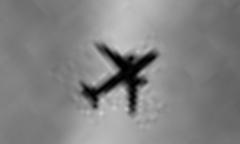
#> input picture RegistImage/plane1.jpg, 240 x 144 px
$ python Strigst.py
#> lines starting #> are read from the running program, lines starting #| are printed output that depends on the picture
'''a=1
while a<10:
    if a%2==0:
         if a*2%2==0:

            print("abc")
         print ("是偶数")
    elif a%2!=0:
      print ("是奇数")
    a=a+1
    '''
'''a, b = 0, 0
while b <= 100:
    a += b
    b = b + 1
print(a)
'''

'''
 guess, num = 1, 10
while guess != num:
    guess = int(input())
    if guess == num:
        print("猜对了")
    elif guess > num:
        print("猜大了")
    else:
        print("猜小了")
 '''
'''
num = 0
while num <= 10:  num += 1

else:
    print("大于十")
'''
'''
bands = ["NIKE", "adidas ", "xtep", "Ling"]
for band in bands:
  if band =="xtep":
     print ("在里面")
     break
  #print(band)

'''
'''
for x in range(10):
    print(x)
'''
'''
str="abcdefg"
it =iter(str)
for x in it:
    print(x,end=" ")
'''
'''
import numpy as np

a1 = np.array([[1, 3, 5, 7], [2, 4, 6, 8]])
print(a1)
print(a1 * 2)
print(a1 + a1)
'''

'''import numpy as np


def sig(x):
    return 1.0 / (1 + np.exp(-x))


flag = 1
while flag:
    inter = int(input())
    print(sig(inter))
'''
'''
import numpy as np
import cv2


img = cv2.imread("E:\\RegistImage\\wa.jpeg")   #读入图像。第二个参数cv2.IMREAD_COLOR/cv2.IMREAD_GRAYSCALE

cv2.imshow("image",img)   #显示图像。   注意：毫秒级的，如果没有下句则会闪退
cv2.waitKey(0)           #0--无限期的等待键盘输入，按键之后才会运行下一句
cv2.destroyAllWindows()   #删除任何我们建立的窗口。删除特定的窗口可以使用 cv2.destroyWindow()，在括号内输入你想删 除的窗口名。
'''
# coding=utf-8
'''
import torch
from torch.autograd import Variable

# requires_grad 表示是否对其求梯度，默认是True
x = Variable(torch.Tensor([3]), requires_grad=True)
y = Variable(torch.Tensor([5]), requires_grad=True)

z = 2 * x + y + 4

# 对x和y分别求导
z.backward()

# x的导数和y的导数
print("z对x的偏导:", x.grad.data)
print("z对y的偏导:", y.grad.data)
'''

#  from __future__ import print_function
# import torch

'''
import torch
import numpy as np

x = torch.empty(5, 3)
y = torch.rand(4, 6)
z = torch.zeros(4, 6, dtype=torch.float)
h = torch.tensor([5.5, 3])
q=x.new_ones(5,3, dtype=torch.double)
print(x, "\n", y, "\n", z, "\n", h,"\n",q)
print(x.size())
print(y+z)
print(torch.add(y,z))
print(y.__add__(z))
print(z[:,2]) #输出哪一行
#将张量转化为数组
a=torch.ones(3)
print(a)
b=a.numpy()
print(b)
a=a.__add__(4)
print(a)
print(b)
#将数组转化为张量
c=np.ones(4)
print(c)
d=torch.from_numpy(c)
np.add(c,1,out=c)
print(c)
print(d)
'''
# e=np.linspace
'''
import numpy as np
import cv2 as cv
img = cv.imread('plane1.jpg')
img2=cv.resize(img,(500,300),interpolation=cv.INTER_CUBIC)
gray= cv.cvtColor(img2, cv.COLOR_BGR2GRAY)
akaze = cv.AKAZE_create()
kp, descriptor = akaze.detectAndCompute(gray, None)
img=cv.drawKeypoints(gray, kp, img2)
cv.imwrite('keypoints.jpg', img2)
'''

'''图像配准'''


import numpy as np
import cv2 as cv
import matplotlib.pyplot as plt
img = cv.imread('plane1.jpg')#飞机1
#> img is the input picture: shape (144, 240, 3); min 0, max 205, mean 129.9
img1=cv.resize(img,(500,300),interpolation=cv.INTER_CUBIC)#放大
gray1= cv.cvtColor(img1, cv.COLOR_BGR2GRAY)#灰度化

img = cv.imread('plane2.jpg')#飞机2
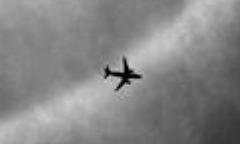
#> input picture RegistImage/plane2.jpg, 240 x 144 px
#> img is the input picture: shape (144, 240, 3); min 0, max 207, mean 133.4
img2=cv.resize(img,(500,300),interpolation=cv.INTER_CUBIC)#放大，与飞机1一样大
gray2= cv.cvtColor(img2, cv.COLOR_BGR2GRAY)#灰度化

#创建AKAZE特征检测器和描述符
akaze = cv.AKAZE_create()
kp1, des1 = akaze.detectAndCompute(img1, None)
#> kp1 = 99 keypoints; strongest (x, y, size): (235, 146, 16.1), (315, 119, 16.1), (299, 152, 16.1), (238, 148, 11.4)
img3=cv.drawKeypoints(gray1, kp1, img1)#画出飞机1关键点并显示
cv.imwrite('keypoints1.jpg', img3)
kp2, des2 = akaze.detectAndCompute(img2, None)# BFMatcher with default params
#> kp2 = 57 keypoints; strongest (x, y, size): (224, 151, 11.4), (266, 152, 16.1), (263, 160, 16.1), (245, 139, 16.1)
img4=cv.drawKeypoints(gray2, kp2, img2)
cv.imwrite('keypoints2.jpg', img4)
bf = cv.BFMatcher()
matches = bf.knnMatch(des1, des2, k=2)# Apply ratio
#> matches = 99 matches
good_matches = []
for m,n in matches:
 if m.distance < 0.75*n.distance:
  good_matches.append([m])   # Draw matches
#> this loop made 99 passes
#> after the loop, good_matches = 16 matches
img3 = cv.drawMatchesKnn(img1,kp1,img2,kp2,good_matches,None,flags=cv.DrawMatchesFlags_NOT_DRAW_SINGLE_POINTS)
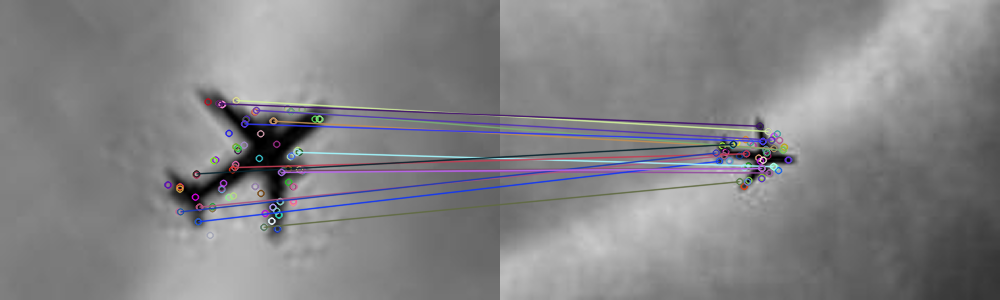
#> img3: shape (300, 1000, 3); mean B, G, R 132.9, 130.9, 131.4
cv.imwrite('matches.jpg', img3)
# Select good matched keypoints
ref_matched_kpts = np.float32([kp1[m[0].queryIdx].pt for m in good_matches]).reshape(-1,1,2)
#> ref_matched_kpts = 16 rows, first 8: [273, 120.7], [301.7, 170], [199, 206.6], [197.8, 221.3], [263.5, 226.8], [235.8, 100.1], [218.8, 103.2], [290.3, 110.9]
sensed_matched_kpts = np.float32([kp2[m[0].trainIdx].pt for m in good_matches]).reshape(-1,1,2)# Compute homography
#> sensed_matched_kpts = 16 rows, first 8: [273.5, 148.1], [268.9, 172.5], [223.6, 155.3], [219, 160.8], [239.4, 181.2], [267.8, 131], [259.5, 125.8], [282.5, 149.8]
H, status = cv.findHomography(ref_matched_kpts, sensed_matched_kpts, cv.RANSAC,5.0)# Warp image
#> H = [[0.269, -0.239, 217.5], [0.245, 0.359, 31.62], [-0.000241, 0.000192, 1]]; status = [1, 1, 1, 1, 1, 1, 1, 1, 1, 1, 1, 1, 1, 1, 1, 1]
warped_image = cv.warpPerspective(img1, H, (img1.shape[1]+img2.shape[1], img1.shape[0]))
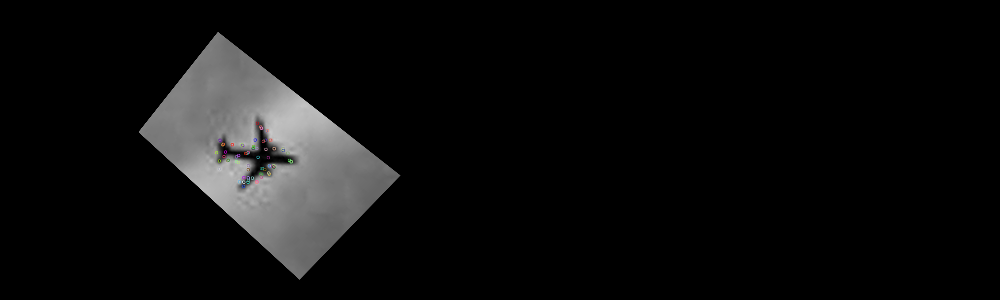
#> warped_image: shape (300, 1000, 3); mean B, G, R 13.3, 13.3, 13.3
cv.imwrite('ww.jpg', warped_image)
